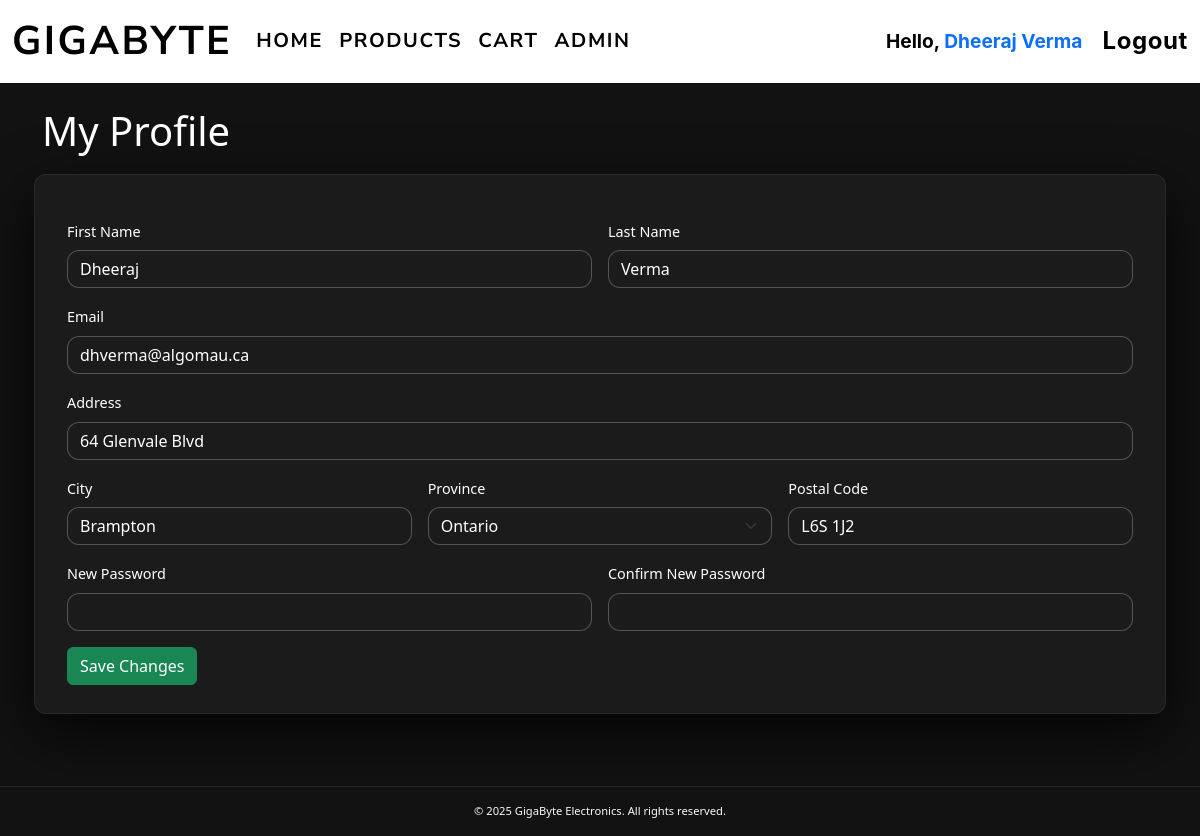
The app's page /profile.php (signed in) with its own data.
### tables this page shows
CREATE TABLE `users` (
  `id` int(11) NOT NULL,
  `first_name` varchar(100) DEFAULT NULL,
  `last_name` varchar(100) DEFAULT NULL,
  `email` varchar(100) DEFAULT NULL,
  `address` varchar(255) DEFAULT NULL,
  `city` varchar(100) DEFAULT NULL,
  `province` varchar(50) DEFAULT NULL,
  `postal_code` varchar(20) DEFAULT NULL,
  `password_hash` varchar(255) DEFAULT NULL,
  `is_admin` tinyint(1) DEFAULT 0,
  `created_at` timestamp NOT NULL DEFAULT current_timestamp()
);

### profile.php (the view, shortened to what this page needs)
<?php
require_once 'db/conn.php';
require_once 'includes/header.php';
$userId  = (int) $_SESSION['user_id'];
$stmt = $conn->prepare("
    SELECT first_name, last_name, email, address, city, province, postal_code
    FROM users
    WHERE id = ?
");
$stmt->bind_param('i', $userId);
$stmt->execute();
$current = $stmt->get_result()->fetch_assoc();
$first_name  = $current['first_name']  ?? '';
$last_name   = $current['last_name']   ?? '';
$email       = $current['email']       ?? '';
$address     = $current['address']     ?? '';
$city        = $current['city']        ?? '';
$province    = $current['province']    ?? '';
$postal_code = $current['postal_code'] ?? '';
$provinceOptions = [
    'AB' => 'Alberta',
    'BC' => 'British Columbia',
    'MB' => 'Manitoba',
    'NB' => 'New Brunswick',
    'NL' => 'Newfoundland and Labrador',
    'NS' => 'Nova Scotia',
    'ON' => 'Ontario',
    'PE' => 'Prince Edward Island',
    'QC' => 'Quebec',
    'SK' => 'Saskatchewan',
    'YT' => 'Yukon',
    'NT' => 'Northwest Territories',
    'NU' => 'Nunavut',
];
?>
<h1>My Profile</h1>
<div class="profile-container">
<form method="post" class="row g-3 auth-form" novalidate>
  <div class="col-md-6">
    <label class="form-label" for="first_name">First Name</label>
    <input type="text" id="first_name" name="first_name"
           class="form-control"
           value="<?php echo htmlspecialchars($first_name); ?>" required>
  </div>
  <div class="col-md-6">
    <label class="form-label" for="last_name">Last Name</label>
    <input type="text" id="last_name" name="last_name"
           class="form-control"
           value="<?php echo htmlspecialchars($last_name); ?>" required>
  </div>
  <div class="col-md-12">
    <label class="form-label" for="email">Email</label>
    <input type="email" id="email" name="email"
           class="form-control"
           value="<?php echo htmlspecialchars($email); ?>" required>
  </div>
  <div class="col-md-12">
    <label class="form-label" for="address">Address</label>
    <input type="text" id="address" name="address"
           class="form-control"
           value="<?php echo htmlspecialchars($address); ?>">
  </div>
  <div class="col-md-4">
    <label class="form-label" for="city">City</label>
    <input type="text" id="city" name="city"
           class="form-control"
           value="<?php echo htmlspecialchars($city); ?>">
  </div>
  <div class="col-md-4">
    <label class="form-label" for="province">Province</label>
    <select id="province" name="province" class="form-select">
      <?php foreach ($provinceOptions as $code => $label): ?>
        <option value="<?php echo $code; ?>"
          <?php echo ($province === $code) ? 'selected' : ''; ?>>
          <?php echo htmlspecialchars($label); ?>
        </option>
      <?php endforeach; ?>
    </select>
  </div>
  <div class="col-md-4">
    <label class="form-label" for="postal_code">Postal Code</label>
    <input type="text" id="postal_code" name="postal_code"
           class="form-control"
           value="<?php echo htmlspecialchars($postal_code); ?>">
  </div>
  <div class="col-md-6">
    <label class="form-label" for="password">New Password </label>
    <input type="password" id="password" name="password" class="form-control">
  </div>
  <div class="col-md-6">
    <label class="form-label" for="confirm_password">Confirm New Password</label>
    <input type="password" id="confirm_password" name="confirm_password" class="form-control">
  </div>
  <div class="col-12 mt-3">
    <button type="submit" class="btn btn-success">Save Changes</button>
  </div>
</form>
<?php require 'includes/footer.php'; ?>

### records on screen
users: first_name "Dheeraj", last_name "Verma", email "dhverma@algomau.ca", address "64 Glenvale Blvd", city "Brampton", province "Ontario", postal_code "L6S 1J2"

### other values on screen
$_SESSION['name'] "Dheeraj Verma"
